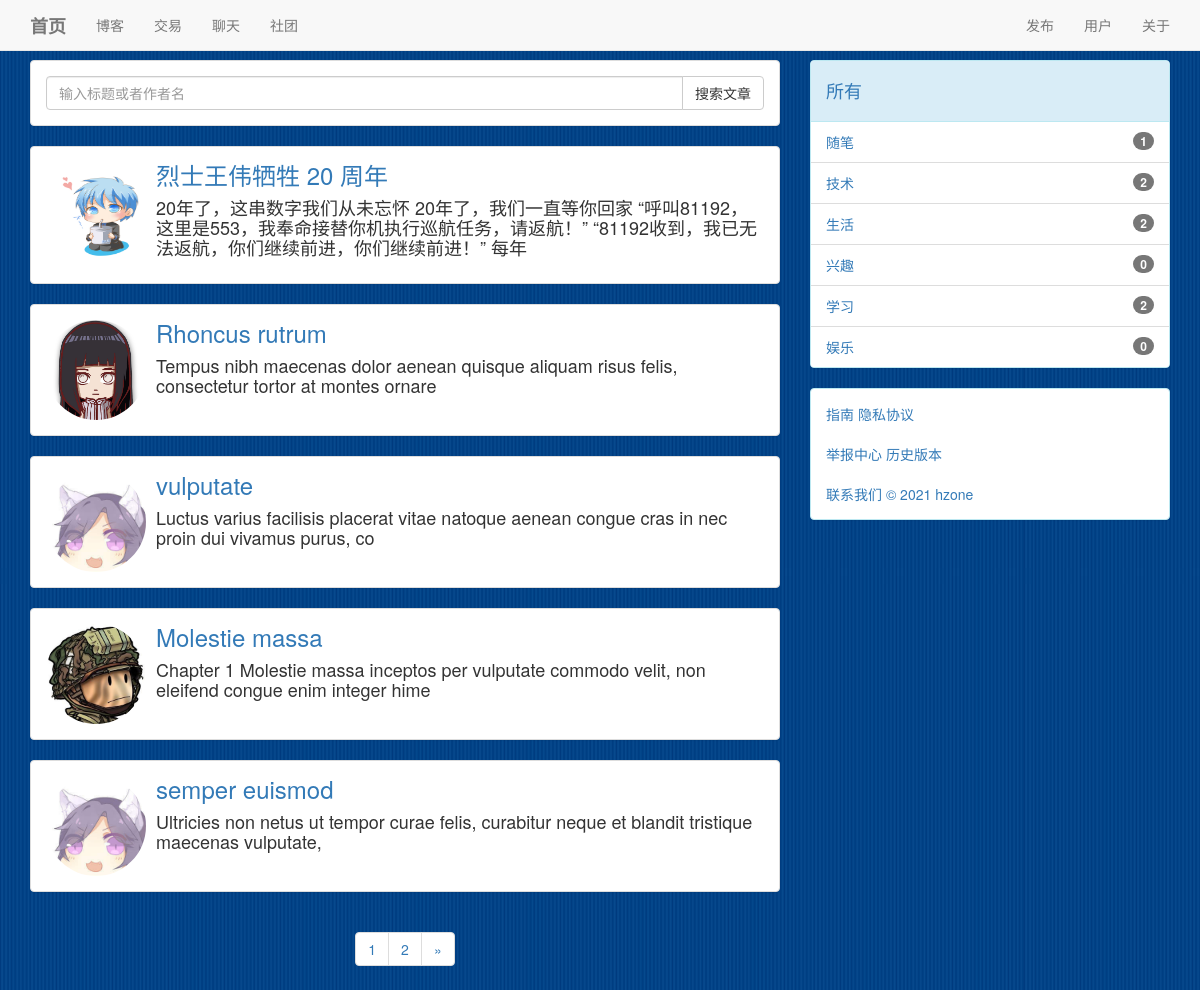
/blog/ (signed in), run on the app's committed database.
### blog/models.py (models this page shows, shortened)
class Atc(Model):
    title = CharField(max_length=30)
    content = TextField()
    author = ForeignKey(User,on_delete = DO_NOTHING)
    create_time = DateTimeField(auto_now_add=True)
    update_time = DateTimeField(auto_now=True)
    type = ForeignKey(AtcType,on_delete = DO_NOTHING)
    class Meta:
        ordering=['-create_time']
        verbose_name = '文章'
        verbose_name_plural = '文章'

class AtcType(Model):
    name = CharField(max_length=20)
    class Meta:
        verbose_name = '分类'
        verbose_name_plural = '分类'

### user/models.py (models this page shows, shortened)
class User(AbstractUser):
    motto = TextField(max_length=24,default='nothing at all')
    icon = ImageField(default="./static/image/icon/default/male.png",upload_to='./static/image/icon/upload/')
    class Meta:
        ordering = ['-id']
        verbose_name = '用户'
        verbose_name_plural = '用户'

### blog/views.py (the view)
# urls.py: path('',List.as_view()),
class List(View):
    def get(self,request):
        data = request.GET.get('type',default = None)
        if data:
            type = get_object_or_404(AtcType,name = data)
            atcs = Atc.objects.filter(type = type)
        else:
            atcs = Atc.objects.all()
        for atc in atcs:
            atc.content_html = md.convert(atc.content)
        p = Paginator(atcs,5)
        n = request.GET.get("p",default = 1)
        context = {
            'form' : SearchForm(request.GET),
            'atcs' : p.get_page(n),
            'types' : AtcType.objects.annotate(num = Count('atc')),
        }
        return render(request,'list.html',context)

### search/forms.py
class SearchForm(Form):
    keywords = CharField(
        max_length = 20,
        min_length = 1,
        required = True
    )

### blog/templates/list.html (shortened to what this page needs)
{% extends 'base.html' %}
    {% block main %}
        <div class="panel panel-default">
            <div class="panel-body">
                <form action="/blog/result" method = 'get'>
                    <div class="input-group">
                        <input type="text" name="keywords" class="form-control" placeholder="输入标题或者作者名"
                        maxlength="20" minlength="1" required id="id_keywords">
                        <span class="input-group-btn">
                            <button type="submit"  class="btn btn-default">搜索文章</button>
                        </span>
                    </div>
                </form>
            </div>
        </div>
        {% for atc in atcs %}
            <div class="panel panel-default">
                <div class="panel-body">
                    <div class="media">
                        <div class="media-left">
                            <a href="/user/{{ atc.author.id }}">
                                <img class="img-circle" src="/{{ atc.author.icon }}" height="100px" width="100px">
                            </a>
                        </div>
                        <div class="media-body">
                            <a href="/blog/{{ atc.id }}">
                                <h3 class="media-heading">{{ atc.title }}</h3>
                            </a>
                            <h4>{{ atc.content_html | striptags | safe | truncatechars:100 }}</h4>
                        </div>
                    </div>
                </div>
            </div>
        {% empty %}
            <div class="panel panel-default">
                <div class="panel-body">
                    暂无文章
                </div>
            </div>
        {% endfor %}
        <div class="text-center">
            <nav aria-label="Page navigation">
                <ul class="pagination">
                    {% if atcs.has_previous or atcs.has_next %}
                        {% for num in atcs.paginator.page_range %}
                            <li><a href="/blog/?p={{ num  }}">{{ num }}</a></li>
                        {% endfor %}
                    {% endif %}
                    {% if atcs.has_next %}
                        <li>
                            <a href="/blog/?p={{atcs.next_page_number}}" aria-label="Next">
                                <span aria-hidden="true">&raquo;</span>
                            </a>
                        </li>
                    {% endif %}
                </ul>
            </nav>
        </div>
    {% endblock %}
    {% block side %}
        <div class="panel panel-info">
            <div class="panel-heading"><h4><a href="/blog/">所有</a></h4></div>
            <ul class="list-group">
                {% for type in types %}
                    <li class="list-group-item">
                        <span class="badge">{{ type.num }}</span>
                        <a href="./?type={{ type.name }}">{{ type.name }}</a>
                    </li>
                {% endfor %}
            </ul>
        </div>
    {% endblock %}

### data on the page
Atc: author.icon (picture), title "烈士王伟牺牲 20 周年", content_html "20年了，这串数字我们从未忘怀 20年了，我们一直等你回家 “呼叫81192，这里是553，我奉命接替你机执行巡航任务，请返航！” “81192收到，我已无法返航，你们继续前进，你们继续前进！” 每年"
Atc: author.icon (picture), title "Rhoncus rutrum", content_html "Tempus nibh maecenas dolor aenean quisque aliquam risus felis, consectetur tortor at montes ornare"
Atc: author.icon (picture), title "vulputate", content_html "Luctus varius facilisis placerat vitae natoque aenean congue cras in nec proin dui vivamus purus, co"
Atc: author.icon (picture), title "Molestie massa", content_html "Chapter 1 Molestie massa inceptos per vulputate commodo velit, non eleifend congue enim integer hime"
Atc: author.icon (picture), title "semper euismod", content_html "Ultricies non netus ut tempor curae felis, curabitur neque et blandit tristique maecenas vulputate,"
AtcType: num "1", name "随笔"
AtcType: num "2", name "技术"
AtcType: num "2", name "生活"
AtcType: num "0", name "兴趣"
AtcType: num "2", name "学习"
AtcType: num "0", name "娱乐"

### other printed values
{{ num }} "1" "2"
